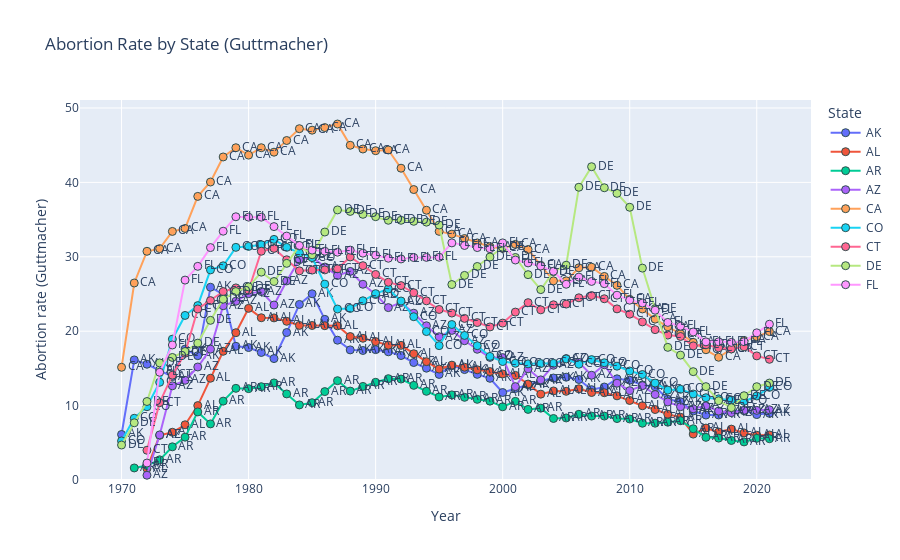

Source (notebook cell):
### Code cell
# add
# https://plotly.com/python/range-slider/
# https://stackoverflow.com/questions/66190574/plotly-how-to-annotate-end-of-multiple-lines-with-text-and-marker-colors-that-m
# https://plotly.com/python/discrete-color/
# https://plotly.com/python/marker-style/
# https://stackoverflow.com/questions/69286545/display-only-single-line-on-hover-hide-all-other-lines
# https://dylancastillo.co/4-ways-to-improve-your-plotly-graphs/
# https://stackoverflow.com/questions/69278251/plotly-including-additional-data-in-hovertemplate
# https://plotly.com/python/hover-text-and-formatting/#:~:text=trace%201-,Advanced%20Hover%20Template,-The%20following%20example

# os.chdir("./statistics/all states")
folder = "./statistics/all states"
file = "All States Abortion Rate.csv"
df = pd.read_csv(file)
df.set_index("State")

fig = px.line(df, title="Abortion Rate by State (Guttmacher)", x="Year",
              y="Abortion rate (Guttmacher)", color="State", text=df["State"])

fig.update_yaxes(rangemode="tozero")
fig.update_traces(mode="markers+lines+text", textposition="middle right",
                  marker=dict(size=8, line=dict(
                      width=1,
                      color="DarkSlateGrey")),
                  hovertemplate="<b>%{text}</b><br>Year: %{x}<br>Abortion rate: %{y}"
                  )
fig.update_layout(autotypenumbers="convert types", legend_title="State",
                  hoverlabel=dict(
                      bgcolor="white",
                      font_size=16,
                      font_family="Rockwell"
                  )
                  )
fig.show()

### Figure 1 — Plotly figure (JSON) as saved in the notebook; plotly's stock layout.template omitted (floating-point values rounded to 4 significant figures)
{"data": [{"hovertemplate": "<b>%{text}</b><br>Year: %{x}<br>Abortion rate: %{y}", "legendgroup": "AK", "line": {"color": "#636efa", "dash": "solid"}, "marker": {"line": {"color": "DarkSlateGrey", "width": 1}, "size": 8, "symbol": "circle"}, "mode": "markers+lines+text", "name": "AK", "orientation": "v", "showlegend": true, "text": ["AK", "AK", "AK", "AK", "AK", "AK", "AK", "AK", "AK", "AK", "AK", "AK", "AK", "AK", "AK", "AK", "AK", "AK", "AK", "AK", "AK", "AK", "AK", "AK", "AK", "AK", "AK", "AK", "AK", "AK", "AK", "AK", "AK", "AK", "AK", "AK", "AK", "AK", "AK", "AK", "AK", "AK", "AK", "AK", "AK", "AK", "AK", "AK", "AK", "AK", "AK", "AK"], "textposition": "middle right", "type": "scatter", "x": [1970, 1971, 1972, 1973, 1974, 1975, 1976, 1977, 1978, 1979, 1980, 1981, 1982, 1983, 1984, 1985, 1986, 1987, 1988, 1989, 1990, 1991, 1992, 1993, 1994, 1995, 1996, 1997, 1998, 1999, 2000, 2001, 2002, 2003, 2004, 2005, 2006, 2007, 2008, 2009, 2010, 2011, 2012, 2013, 2014, 2015, 2016, 2017, 2018, 2019, 2020, 2021], "xaxis": "x", "y": [6.12, 16.14, 15.56, 14.78, 13.9, 17.59, 16.71, 25.91, 24.96, 17.97, 17.8, 17.14, 16.32, 19.82, 23.6, 25.03, 21.59, 18.79, 17.49, 17.41, 17.52, 17.23, 16.73, 15.79, 15.03, 14.19, 15.37, 14.84, 14.2, 13.67, 11.76, 12.3, 12.81, 13.3, 13.71, 13.82, 13.51, 12.14, 12.5, 13.6, 13.41, 12.77, 12.53, 10.85, 10.52, 9.27, 8.73, 8.74, 9.2, 9.32, 8.79, 8.96], "yaxis": "y"}, {"hovertemplate": "<b>%{text}</b><br>Year: %{x}<br>Abortion rate: %{y}", "legendgroup": "AL", "line": {"color": "#EF553B", "dash": "solid"}, "marker": {"line": {"color": "DarkSlateGrey", "width": 1}, "size": 8, "symbol": "circle"}, "mode": "markers+lines+text", "name": "AL", "orientation": "v", "showlegend": true, "text": ["AL", "AL", "AL", "AL", "AL", "AL", "AL", "AL", "AL", "AL", "AL", "AL", "AL", "AL", "AL", "AL", "AL", "AL", "AL", "AL", "AL", "AL", "AL", "AL", "AL", "AL", "AL", "AL", "AL", "AL", "AL", "AL", "AL", "AL", "AL", "AL", "AL", "AL", "AL", "AL", "AL", "AL", "AL", "AL", "AL", "AL", "AL", "AL", "AL", "AL"], "textposition": "middle right", "type": "scatter", "x": [1972, 1973, 1974, 1975, 1976, 1977, 1978, 1979, 1980, 1981, 1982, 1983, 1984, 1985, 1986, 1987, 1988, 1989, 1990, 1991, 1992, 1993, 1994, 1995, 1996, 1997, 1998, 1999, 2000, 2001, 2002, 2003, 2004, 2005, 2006, 2007, 2008, 2009, 2010, 2011, 2012, 2013, 2014, 2015, 2016, 2017, 2018, 2019, 2020, 2021], "xaxis": "x", "y": [1.53, 6, 6.42, 7.42, 10, 13.68, 17.3, 19.8, 23.07, 21.81, 21.79, 21.33, 20.78, 20.77, 20.74, 20.72, 19.28, 19.05, 18.6, 18.12, 18.1, 16.97, 15.91, 14.91, 15.44, 15.16, 14.81, 14.57, 14.26, 14.06, 12.9, 11.54, 11.97, 11.92, 12.26, 11.76, 11.73, 11.31, 10.69, 9.98, 9.47, 8.84, 8.43, 6.17, 6.98, 6.44, 6.84, 6.33, 6.02, 6.05], "yaxis": "y"}, {"hovertemplate": "<b>%{text}</b><br>Year: %{x}<br>Abortion rate: %{y}", "legendgroup": "AR", "line": {"color": "#00cc96", "dash": "solid"}, "marker": {"line": {"color": "DarkSlateGrey", "width": 1}, "size": 8, "symbol": "circle"}, "mode": "markers+lines+text", "name": "AR", "orientation": "v", "showlegend": true, "text": ["AR", "AR", "AR", "AR", "AR", "AR", "AR", "AR", "AR", "AR", "AR", "AR", "AR", "AR", "AR", "AR", "AR", "AR", "AR", "AR", "AR", "AR", "AR", "AR", "AR", "AR", "AR", "AR", "AR", "AR", "AR", "AR", "AR", "AR", "AR", "AR", "AR", "AR", "AR", "AR", "AR", "AR", "AR", "AR", "AR", "AR", "AR", "AR", "AR", "AR", "AR"], "textposition": "middle right", "type": "scatter", "x": [1971, 1972, 1973, 1974, 1975, 1976, 1977, 1978, 1979, 1980, 1981, 1982, 1983, 1984, 1985, 1986, 1987, 1988, 1989, 1990, 1991, 1992, 1993, 1994, 1995, 1996, 1997, 1998, 1999, 2000, 2001, 2002, 2003, 2004, 2005, 2006, 2007, 2008, 2009, 2010, 2011, 2012, 2013, 2014, 2015, 2016, 2017, 2018, 2019, 2020, 2021], "xaxis": "x", "y": [1.62, 1.95, 2.71, 4.46, 5.76, 9.15, 7.54, 10.6, 12.32, 12.28, 12.54, 13.05, 11.57, 10.09, 10.39, 11.88, 13.35, 11.95, 12.58, 13.13, 13.62, 13.57, 12.72, 11.92, 11.16, 11.44, 11.11, 10.84, 10.6, 9.84, 10.57, 9.49, 9.66, 8.27, 8.34, 8.83, 8.59, 8.59, 8.26, 8.2, 7.63, 7.64, 7.77, 7.97, 6.89, 5.73, 5.63, 5.31, 5.12, 5.6, 5.55], "yaxis": "y"}, {"hovertemplate": "<b>%{text}</b><br>Year: %{x}<br>Abortion rate: %{y}", "legendgroup": "AZ", "line": {"color": "#ab63fa", "dash": "solid"}, "marker": {"line": {"color": "DarkSlateGrey", "width": 1}, "size": 8, "symbol": "circle"}, "mode": "markers+lines+text", "name": "AZ", "orientation": "v", "showlegend": true, "text": ["AZ", "AZ", "AZ", "AZ", "AZ", "AZ", "AZ", "AZ", "AZ", "AZ", "AZ", "AZ", "AZ", "AZ", "AZ", "AZ", "AZ", "AZ", "AZ", "AZ", "AZ", "AZ", "AZ", "AZ", "AZ", "AZ", "AZ", "AZ", "AZ", "AZ", "AZ", "AZ", "AZ", "AZ", "AZ", "AZ", "AZ", "AZ", "AZ", "AZ", "AZ", "AZ", "AZ", "AZ", "AZ", "AZ", "AZ", "AZ", "AZ", "AZ"], "textposition": "middle right", "type": "scatter", "x": [1972, 1973, 1974, 1975, 1976, 1977, 1978, 1979, 1980, 1981, 1982, 1983, 1984, 1985, 1986, 1987, 1988, 1989, 1990, 1991, 1992, 1993, 1994, 1995, 1996, 1997, 1998, 1999, 2000, 2001, 2002, 2003, 2004, 2005, 2006, 2007, 2008, 2009, 2010, 2011, 2012, 2013, 2014, 2015, 2016, 2017, 2018, 2019, 2020, 2021], "xaxis": "x", "y": [0.64, 6.06, 12.66, 13.4, 15.19, 17.59, 23.42, 24.03, 25.05, 25.33, 23.52, 26.76, 29.61, 30, 28.62, 27.49, 28.04, 26.31, 24.93, 23.17, 23.86, 22.42, 20.73, 19.25, 20.11, 18.72, 17.57, 16.48, 16.45, 12.55, 14.94, 13.46, 15.42, 16.32, 15.81, 14.08, 15.49, 13.01, 12.01, 12.68, 11.49, 10.49, 9.85, 9.57, 9.96, 9.26, 9.05, 9.36, 9.36, 9.44], "yaxis": "y"}, {"hovertemplate": "<b>%{text}</b><br>Year: %{x}<br>Abortion rate: %{y}", "legendgroup": "CA", "line": {"color": "#FFA15A", "dash": "solid"}, "marker": {"line": {"color": "DarkSlateGrey", "width": 1}, "size": 8, "symbol": "circle"}, "mode": "markers+lines+text", "name": "CA", "orientation": "v", "showlegend": true, "text": ["CA", "CA", "CA", "CA", "CA", "CA", "CA", "CA", "CA", "CA", "CA", "CA", "CA", "CA", "CA", "CA", "CA", "CA", "CA", "CA", "CA", "CA", "CA", "CA", "CA", "CA", "CA", "CA", "CA", "CA", "CA", "CA", "CA", "CA", "CA", "CA", "CA", "CA", "CA", "CA", "CA", "CA", "CA", "CA", "CA", "CA", "CA", "CA", "CA", "CA", "CA", "CA"], "textposition": "middle right", "type": "scatter", "x": [1970, 1971, 1972, 1973, 1974, 1975, 1976, 1977, 1978, 1979, 1980, 1981, 1982, 1983, 1984, 1985, 1986, 1987, 1988, 1989, 1990, 1991, 1992, 1993, 1994, 1995, 1996, 1997, 1998, 1999, 2000, 2001, 2002, 2003, 2004, 2005, 2006, 2007, 2008, 2009, 2010, 2011, 2012, 2013, 2014, 2015, 2016, 2017, 2018, 2019, 2020, 2021], "xaxis": "x", "y": [15.15, 26.48, 30.74, 31.1, 33.41, 33.81, 38.12, 40.05, 43.42, 44.66, 43.67, 44.66, 44.06, 45.63, 47.22, 47.02, 47.37, 47.85, 44.99, 44.49, 44.26, 44.36, 41.91, 39.04, 36.26, 33.42, 33.05, 32.46, 31.87, 31.36, 31.13, 31.67, 30.98, 28.85, 26.77, 26.77, 28.52, 28.6, 27.36, 26.16, 24.28, 22.99, 21.62, 20.59, 19.66, 18.5, 17.51, 16.5, 17.61, 18.76, 19.27, 19.95], "yaxis": "y"}, {"hovertemplate": "<b>%{text}</b><br>Year: %{x}<br>Abortion rate: %{y}", "legendgroup": "CO", "line": {"color": "#19d3f3", "dash": "solid"}, "marker": {"line": {"color": "DarkSlateGrey", "width": 1}, "size": 8, "symbol": "circle"}, "mode": "markers+lines+text", "name": "CO", "orientation": "v", "showlegend": true, "text": ["CO", "CO", "CO", "CO", "CO", "CO", "CO", "CO", "CO", "CO", "CO", "CO", "CO", "CO", "CO", "CO", "CO", "CO", "CO", "CO", "CO", "CO", "CO", "CO", "CO", "CO", "CO", "CO", "CO", "CO", "CO", "CO", "CO", "CO", "CO", "CO", "CO", "CO", "CO", "CO", "CO", "CO", "CO", "CO", "CO", "CO", "CO", "CO", "CO", "CO", "CO", "CO"], "textposition": "middle right", "type": "scatter", "x": [1970, 1971, 1972, 1973, 1974, 1975, 1976, 1977, 1978, 1979, 1980, 1981, 1982, 1983, 1984, 1985, 1986, 1987, 1988, 1989, 1990, 1991, 1992, 1993, 1994, 1995, 1996, 1997, 1998, 1999, 2000, 2001, 2002, 2003, 2004, 2005, 2006, 2007, 2008, 2009, 2010, 2011, 2012, 2013, 2014, 2015, 2016, 2017, 2018, 2019, 2020, 2021], "xaxis": "x", "y": [5.25, 8.3, 9.85, 13.13, 18.93, 22.12, 23.44, 28.24, 28.79, 31.27, 31.4, 31.62, 32.34, 31.27, 30.53, 29.89, 26.33, 22.98, 23.06, 24.09, 25.05, 25.68, 24.06, 21.95, 19.95, 18.06, 20.9, 19.43, 18.05, 16.61, 15.92, 15.69, 15.61, 15.65, 15.68, 16.27, 15.56, 16.18, 15.76, 15.3, 14.65, 14.18, 13.03, 12.08, 12.19, 11.56, 11.06, 10.91, 10.75, 10.57, 11.29, 12.45], "yaxis": "y"}, {"hovertemplate": "<b>%{text}</b><br>Year: %{x}<br>Abortion rate: %{y}", "legendgroup": "CT", "line": {"color": "#FF6692", "dash": "solid"}, "marker": {"line": {"color": "DarkSlateGrey", "width": 1}, "size": 8, "symbol": "circle"}, "mode": "markers+lines+text", "name": "CT", "orientation": "v", "showlegend": true, "text": ["CT", "CT", "CT", "CT", "CT", "CT", "CT", "CT", "CT", "CT", "CT", "CT", "CT", "CT", "CT", "CT", "CT", "CT", "CT", "CT", "CT", "CT", "CT", "CT", "CT", "CT", "CT", "CT", "CT", "CT", "CT", "CT", "CT", "CT", "CT", "CT", "CT", "CT", "CT", "CT", "CT", "CT", "CT", "CT", "CT", "CT", "CT", "CT", "CT", "CT"], "textposition": "middle right", "type": "scatter", "x": [1972, 1973, 1974, 1975, 1976, 1977, 1978, 1979, 1980, 1981, 1982, 1983, 1984, 1985, 1986, 1987, 1988, 1989, 1990, 1991, 1992, 1993, 1994, 1995, 1996, 1997, 1998, 1999, 2000, 2001, 2002, 2003, 2004, 2005, 2006, 2007, 2008, 2009, 2010, 2011, 2012, 2013, 2014, 2015, 2016, 2017, 2018, 2019, 2020, 2021], "xaxis": "x", "y": [4, 10.39, 14.09, 17.04, 22.99, 24.11, 25.33, 25.82, 25.51, 30.75, 31.13, 29.6, 28.11, 28.21, 28.24, 28.39, 29.98, 28.81, 27.63, 26.58, 26.13, 25.17, 24.08, 22.92, 22.44, 21.72, 21.16, 20.57, 21.09, 22.57, 23.84, 22.87, 23.55, 23.64, 24.49, 24.79, 24.36, 23, 22.29, 21.25, 20.21, 19.48, 19.29, 18.03, 18.17, 17.77, 17.62, 17.9, 16.68, 16.22], "yaxis": "y"}, {"hovertemplate": "<b>%{text}</b><br>Year: %{x}<br>Abortion rate: %{y}", "legendgroup": "DE", "line": {"color": "#B6E880", "dash": "solid"}, "marker": {"line": {"color": "DarkSlateGrey", "width": 1}, "size": 8, "symbol": "circle"}, "mode": "markers+lines+text", "name": "DE", "orientation": "v", "showlegend": true, "text": ["DE", "DE", "DE", "DE", "DE", "DE", "DE", "DE", "DE", "DE", "DE", "DE", "DE", "DE", "DE", "DE", "DE", "DE", "DE", "DE", "DE", "DE", "DE", "DE", "DE", "DE", "DE", "DE", "DE", "DE", "DE", "DE", "DE", "DE", "DE", "DE", "DE", "DE", "DE", "DE", "DE", "DE", "DE", "DE", "DE", "DE", "DE", "DE", "DE", "DE", "DE", "DE"], "textposition": "middle right", "type": "scatter", "x": [1970, 1971, 1972, 1973, 1974, 1975, 1976, 1977, 1978, 1979, 1980, 1981, 1982, 1983, 1984, 1985, 1986, 1987, 1988, 1989, 1990, 1991, 1992, 1993, 1994, 1995, 1996, 1997, 1998, 1999, 2000, 2001, 2002, 2003, 2004, 2005, 2006, 2007, 2008, 2009, 2010, 2011, 2012, 2013, 2014, 2015, 2016, 2017, 2018, 2019, 2020, 2021], "xaxis": "x", "y": [4.7, 7.69, 10.55, 15.74, 16.47, 17.27, 18.4, 21.46, 24.3, 25.33, 25.96, 27.94, 26.68, 29.12, 31.46, 30.27, 33.33, 36.3, 36.1, 35.71, 35.39, 34.91, 34.91, 34.77, 34.66, 34.27, 26.27, 27.5, 28.7, 29.97, 31.28, 29.91, 27.6, 25.59, 28, 28.87, 39.35, 42.11, 39.28, 38.53, 36.66, 28.48, 23.02, 17.83, 16.79, 14.56, 12.55, 10.65, 9.72, 11.33, 12.54, 13.03], "yaxis": "y"}, {"hovertemplate": "<b>%{text}</b><br>Year: %{x}<br>Abortion rate: %{y}", "legendgroup": "FL", "line": {"color": "#FF97FF", "dash": "solid"}, "marker": {"line": {"color": "DarkSlateGrey", "width": 1}, "size": 8, "symbol": "circle"}, "mode": "markers+lines+text", "name": "FL", "orientation": "v", "showlegend": true, "text": ["FL", "FL", "FL", "FL", "FL", "FL", "FL", "FL", "FL", "FL", "FL", "FL", "FL", "FL", "FL", "FL", "FL", "FL", "FL", "FL", "FL", "FL", "FL", "FL", "FL", "FL", "FL", "FL", "FL", "FL", "FL", "FL", "FL", "FL", "FL", "FL", "FL", "FL", "FL", "FL", "FL", "FL", "FL", "FL", "FL", "FL", "FL", "FL", "FL", "FL"], "textposition": "middle right", "type": "scatter", "x": [1972, 1973, 1974, 1975, 1976, 1977, 1978, 1979, 1980, 1981, 1982, 1983, 1984, 1985, 1986, 1987, 1988, 1989, 1990, 1991, 1992, 1993, 1994, 1995, 1996, 1997, 1998, 1999, 2000, 2001, 2002, 2003, 2004, 2005, 2006, 2007, 2008, 2009, 2010, 2011, 2012, 2013, 2014, 2015, 2016, 2017, 2018, 2019, 2020, 2021], "xaxis": "x", "y": [2.28, 14.48, 18.15, 26.87, 28.72, 31.24, 33.44, 35.38, 35.33, 35.33, 34.06, 32.79, 31.52, 30.9, 30.75, 30.62, 30.9, 30.49, 30.21, 29.81, 29.71, 29.9, 29.92, 29.94, 31.87, 31.52, 31.24, 31.09, 31.87, 29.57, 29.18, 28.76, 28.06, 26.31, 27.27, 26.69, 26.39, 24.84, 24.17, 23.79, 22.82, 21.18, 20.67, 19.9, 18.57, 18.58, 18.5, 18.59, 19.78, 20.94], "yaxis": "y"}], "layout": {"autotypenumbers": "convert types", "hoverlabel": {"bgcolor": "white", "font": {"family": "Rockwell", "size": 16}}, "legend": {"title": {"text": "State"}, "tracegroupgap": 0}, "title": {"text": "Abortion Rate by State (Guttmacher)"}, "xaxis": {"anchor": "y", "domain": [0, 1], "title": {"text": "Year"}}, "yaxis": {"anchor": "x", "domain": [0, 1], "rangemode": "tozero", "title": {"text": "Abortion rate (Guttmacher)"}}}}
